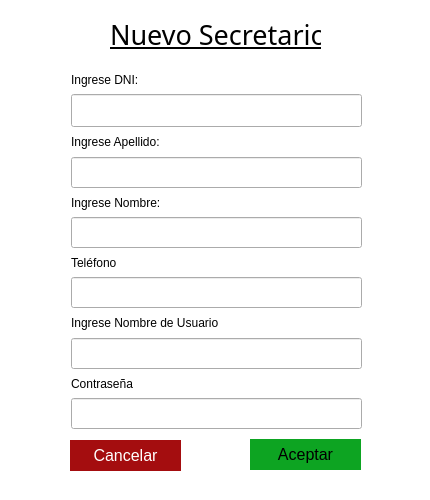
<?xml version="1.0" encoding="UTF-8"?>
<ui version="4.0">
 <class>ventana_Secretario</class>
 <widget class="QDialog" name="ventana_Secretario">
  <property name="geometry">
   <rect>
    <x>0</x>
    <y>0</y>
    <width>430</width>
    <height>500</height>
   </rect>
  </property>
  <property name="windowTitle">
   <string>Secretario</string>
  </property>
  <property name="styleSheet">
   <string notr="true">QWidget#ventana_Secretario{
background-color: #fff
}

QPushButton#BotonAceptar{
background-color: #0DA422;
border: 0;
}

QPushButton#BotonCancelar{
background-color: #A40D0F;
color: #fff;
border: 0;
}</string>
  </property>
  <widget class="QPushButton" name="BotonAceptar">
   <property name="geometry">
    <rect>
     <x>250</x>
     <y>439</y>
     <width>111</width>
     <height>31</height>
    </rect>
   </property>
   <property name="font">
    <font>
     <pointsize>12</pointsize>
    </font>
   </property>
   <property name="focusPolicy">
    <enum>Qt::StrongFocus</enum>
   </property>
   <property name="text">
    <string>Aceptar</string>
   </property>
  </widget>
  <widget class="QPushButton" name="BotonCancelar">
   <property name="geometry">
    <rect>
     <x>70</x>
     <y>440</y>
     <width>111</width>
     <height>31</height>
    </rect>
   </property>
   <property name="font">
    <font>
     <pointsize>12</pointsize>
    </font>
   </property>
   <property name="focusPolicy">
    <enum>Qt::StrongFocus</enum>
   </property>
   <property name="text">
    <string>Cancelar</string>
   </property>
  </widget>
  <widget class="QLabel" name="Titulo">
   <property name="geometry">
    <rect>
     <x>110</x>
     <y>10</y>
     <width>211</width>
     <height>48</height>
    </rect>
   </property>
   <property name="font">
    <font>
     <family>AlArabiya</family>
     <pointsize>20</pointsize>
     <weight>50</weight>
     <bold>false</bold>
     <underline>true</underline>
    </font>
   </property>
   <property name="text">
    <string>Nuevo Secretario</string>
   </property>
   <property name="textFormat">
    <enum>Qt::AutoText</enum>
   </property>
  </widget>
  <widget class="QWidget" name="layoutWidget">
   <property name="geometry">
    <rect>
     <x>71</x>
     <y>71</y>
     <width>291</width>
     <height>358</height>
    </rect>
   </property>
   <layout class="QGridLayout" name="gridLayout">
    <item row="0" column="0">
     <widget class="QLabel" name="DNItex">
      <property name="text">
       <string>Ingrese DNI:</string>
      </property>
     </widget>
    </item>
    <item row="1" column="0">
     <widget class="QLineEdit" name="Campo_DNI">
      <property name="font">
       <font>
        <pointsize>16</pointsize>
       </font>
      </property>
      <property name="mouseTracking">
       <bool>true</bool>
      </property>
      <property name="focusPolicy">
       <enum>Qt::StrongFocus</enum>
      </property>
      <property name="contextMenuPolicy">
       <enum>Qt::CustomContextMenu</enum>
      </property>
      <property name="toolTipDuration">
       <number>0</number>
      </property>
      <property name="text">
       <string/>
      </property>
      <property name="placeholderText">
       <string/>
      </property>
     </widget>
    </item>
    <item row="2" column="0">
     <widget class="QLabel" name="apellidotext">
      <property name="text">
       <string>Ingrese Apellido:   </string>
      </property>
     </widget>
    </item>
    <item row="3" column="0">
     <widget class="QLineEdit" name="Campo_Apellido">
      <property name="font">
       <font>
        <pointsize>14</pointsize>
       </font>
      </property>
      <property name="mouseTracking">
       <bool>true</bool>
      </property>
      <property name="focusPolicy">
       <enum>Qt::StrongFocus</enum>
      </property>
      <property name="contextMenuPolicy">
       <enum>Qt::CustomContextMenu</enum>
      </property>
      <property name="text">
       <string/>
      </property>
      <property name="placeholderText">
       <string/>
      </property>
     </widget>
    </item>
    <item row="4" column="0">
     <widget class="QLabel" name="Nombretext">
      <property name="text">
       <string>Ingrese Nombre:</string>
      </property>
     </widget>
    </item>
    <item row="5" column="0">
     <widget class="QLineEdit" name="Campo_Nombre">
      <property name="font">
       <font>
        <pointsize>14</pointsize>
       </font>
      </property>
      <property name="mouseTracking">
       <bool>true</bool>
      </property>
      <property name="focusPolicy">
       <enum>Qt::StrongFocus</enum>
      </property>
      <property name="contextMenuPolicy">
       <enum>Qt::CustomContextMenu</enum>
      </property>
      <property name="text">
       <string/>
      </property>
      <property name="placeholderText">
       <string/>
      </property>
     </widget>
    </item>
    <item row="6" column="0">
     <widget class="QLabel" name="Tel">
      <property name="text">
       <string>Teléfono</string>
      </property>
     </widget>
    </item>
    <item row="7" column="0">
     <widget class="QLineEdit" name="Campo_Telefono">
      <property name="font">
       <font>
        <pointsize>14</pointsize>
       </font>
      </property>
      <property name="mouseTracking">
       <bool>true</bool>
      </property>
      <property name="focusPolicy">
       <enum>Qt::StrongFocus</enum>
      </property>
      <property name="contextMenuPolicy">
       <enum>Qt::CustomContextMenu</enum>
      </property>
      <property name="text">
       <string/>
      </property>
      <property name="placeholderText">
       <string/>
      </property>
     </widget>
    </item>
    <item row="8" column="0">
     <widget class="QLabel" name="Usertext">
      <property name="text">
       <string>Ingrese Nombre de Usuario</string>
      </property>
     </widget>
    </item>
    <item row="9" column="0">
     <widget class="QLineEdit" name="Campo_Usuario">
      <property name="font">
       <font>
        <pointsize>14</pointsize>
       </font>
      </property>
      <property name="mouseTracking">
       <bool>true</bool>
      </property>
      <property name="focusPolicy">
       <enum>Qt::StrongFocus</enum>
      </property>
      <property name="contextMenuPolicy">
       <enum>Qt::CustomContextMenu</enum>
      </property>
      <property name="text">
       <string/>
      </property>
      <property name="placeholderText">
       <string/>
      </property>
     </widget>
    </item>
    <item row="10" column="0">
     <widget class="QLabel" name="Passwordtext">
      <property name="text">
       <string>Contraseña </string>
      </property>
     </widget>
    </item>
    <item row="11" column="0">
     <widget class="QLineEdit" name="Campo_Password">
      <property name="font">
       <font>
        <pointsize>14</pointsize>
        <stylestrategy>PreferDefault</stylestrategy>
       </font>
      </property>
      <property name="mouseTracking">
       <bool>true</bool>
      </property>
      <property name="focusPolicy">
       <enum>Qt::StrongFocus</enum>
      </property>
      <property name="contextMenuPolicy">
       <enum>Qt::CustomContextMenu</enum>
      </property>
      <property name="text">
       <string/>
      </property>
      <property name="echoMode">
       <enum>QLineEdit::Password</enum>
      </property>
      <property name="placeholderText">
       <string/>
      </property>
      <property name="cursorMoveStyle">
       <enum>Qt::LogicalMoveStyle</enum>
      </property>
     </widget>
    </item>
   </layout>
  </widget>
 </widget>
 <tabstops>
  <tabstop>Campo_DNI</tabstop>
  <tabstop>Campo_Apellido</tabstop>
  <tabstop>Campo_Nombre</tabstop>
  <tabstop>Campo_Telefono</tabstop>
  <tabstop>Campo_Usuario</tabstop>
  <tabstop>Campo_Password</tabstop>
  <tabstop>BotonAceptar</tabstop>
  <tabstop>BotonCancelar</tabstop>
 </tabstops>
 <resources/>
 <connections/>
</ui>
